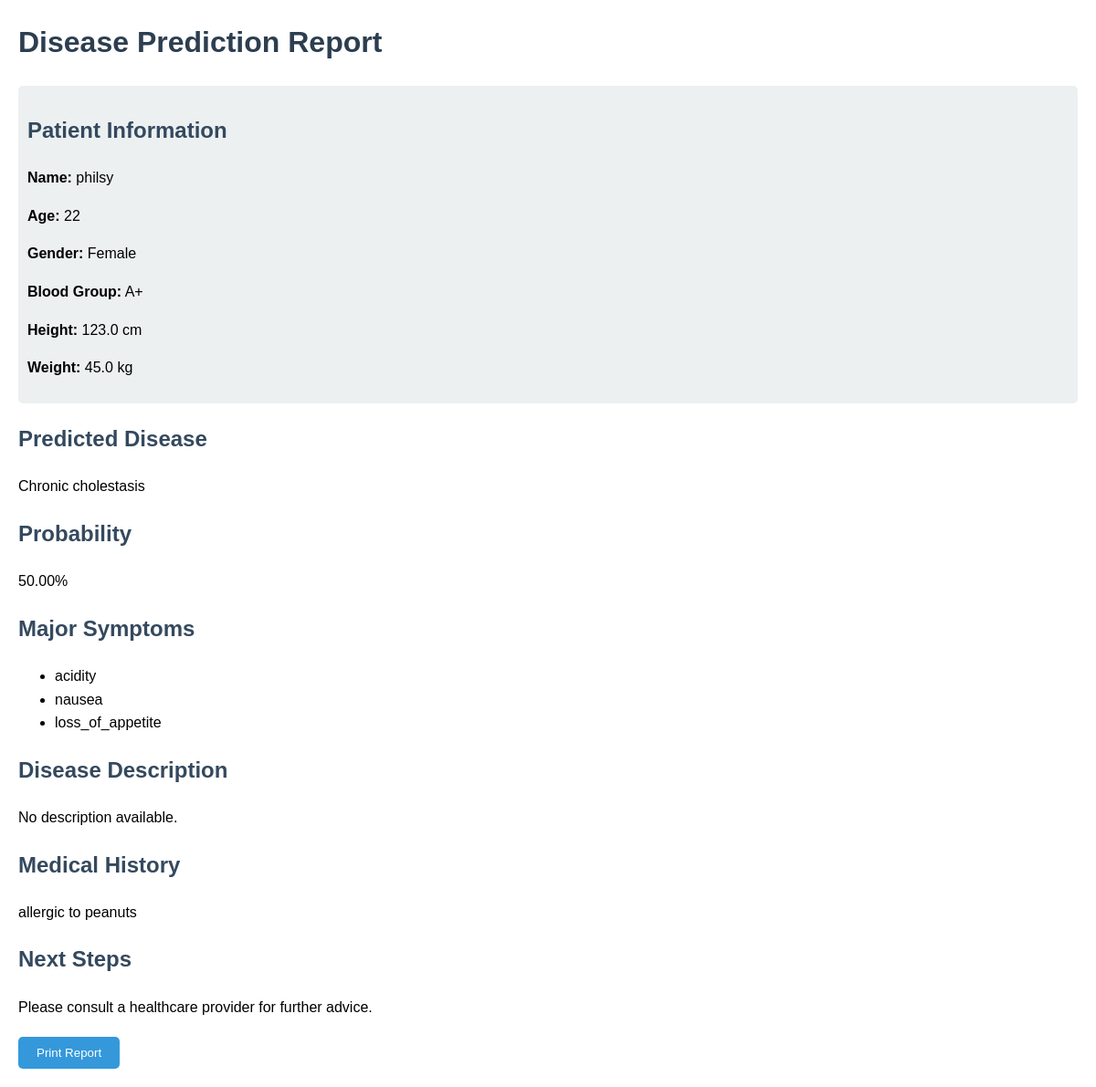
Screenshot of /report/19/ (signed in) with the database file from the repository.
### health_app/models.py (models this page shows, shortened)
class CustomUser(AbstractUser):
    email = models.EmailField(unique=True)
    age = models.IntegerField(null=True, blank=True)  # Add age field
    gender = models.CharField(
        max_length=10,
        choices=[('Male', 'Male'), ('Female', 'Female'), ('Other', 'Other')],
        null=True,
        blank=True
    )  # Add gender field

class MedicalHistory(models.Model):
    user = models.ForeignKey(settings.AUTH_USER_MODEL, on_delete=models.CASCADE)
    name = models.CharField(max_length=100)
    height = models.FloatField(default=170.0)  # You might want to use specific units, e.g., centimeters
    weight = models.FloatField(default=70.0)
    age = models.IntegerField()
    history = models.TextField()  # For medical history details
    blood_group = models.CharField(max_length=3, choices=[
        ('A+', 'A+'),
        ('A-', 'A-'),
        ('B+', 'B+'),
        ('B-', 'B-'),
        ('AB+', 'AB+'),
        ('AB-', 'AB-'),
        ('O+', 'O+'),
        ('O-', 'O-')
    ],
    default='O+'
    )

### health_app/views.py (the view)
# urls.py: path('report/<int:global_id>/', views.generate_report, name='generate_report'),# path('follow-up/<int:disease_id>/', views.follow_up_questions, name='follow_up'),
def generate_report(request, global_id):
    try:
        conversation = get_object_or_404(Conversation, global_id=global_id)
        disease = conversation.disease.strip().lower()
        logger.debug(f"Normalized Disease from conversation: '{disease}'")
        try:
            context = json.loads(conversation.context)
        except json.JSONDecodeError as json_error:
            logger.error(f"Failed to parse context for global_id {global_id}: {json_error}")
            context = {}  # Fallback to an empty context
        responses = context.get('responses', [])
        probability = context.get('probability', 0) * 100  # Default to 0 if missing
        disease_obj = Disease.objects.filter(name__iexact=disease).first()
        if not disease_obj:
            logger.warning(f"Disease '{disease}' not found in the database.")
            print(f"Disease '{disease}' not found in the database.")  # For debugging
        else:
            logger.info(f"Found disease: '{disease_obj.name}' with description.")
        disease_description = disease_obj.description if disease_obj else "No description available."
        medical_history_obj = MedicalHistory.objects.filter(user=request.user).first()
        medical_history_details = medical_history_obj.history if medical_history_obj else "No medical history available."
        user = request.user
        name = user.get_full_name() or user.username
        age = user.age
        gender = user.gender
        blood_group = medical_history_obj.blood_group if medical_history_obj else "Not provided"
        height = medical_history_obj.height if medical_history_obj else "Not provided"
        weight = medical_history_obj.weight if medical_history_obj else "Not provided"
        report_data = {
            'global_id': conversation.global_id,
            'disease': disease.capitalize(),  # Capitalize for display
            'probability': f"{probability:.2f}%",
            'symptoms': responses,
            'description': disease_description,
            'medical_history': medical_history_details,
            'next_steps': "Please consult a healthcare provider for further advice.",
            'name': name,
            'age': age,
            'gender': gender,
            'blood_group': blood_group,
            'height': height,
            'weight': weight,
        }
        return render(request, 'final_report.html', report_data)
    except Exception as e:
        logger.error(f"Error generating report for global_id {global_id}: {e}")
        return render(request, 'error.html', {'message': 'An error occurred while generating the report.'})

### health_app/templates/final_report.html (shortened to what this page needs)
<!DOCTYPE html>
<html lang="en">
<head>
</head>
<body>
    <h1>Disease Prediction Report</h1>
    <div class="section personal-info">
        <h2>Patient Information</h2>
        <p><strong>Name:</strong> {{ name }}</p>
        <p><strong>Age:</strong> {{ age }}</p>
        <p><strong>Gender:</strong> {{ gender }}</p>
        <p><strong>Blood Group:</strong> {{ blood_group }}</p>
        <p><strong>Height:</strong> {{ height }} cm</p>
        <p><strong>Weight:</strong> {{ weight }} kg</p>
    </div>
    <div class="section">
        <h2>Predicted Disease</h2>
        <p>{{ disease }}</p>
    </div>
    <div class="section">
        <h2>Probability</h2>
        <p>{{ probability }}</p>
    </div>
    <div class="section">
        <h2>Major Symptoms</h2>
        <ul>
            {% for symptom in symptoms %}
                <li>{{ symptom }}</li>
            {% empty %}
                <li>No symptoms recorded.</li>
            {% endfor %}
        </ul>
    </div>
    <div class="section">
        <h2>Disease Description</h2>
        <p>
            {% if description %}
                {{ description }}
            {% else %}
                No description available.
            {% endif %}
        </p>
    </div>
    <div class="section">
        <h2>Medical History</h2>
        <p>
            {% if medical_history %}
                {{ medical_history }}
            {% else %}
                No medical history available.
            {% endif %}
        </p>
    </div>
    <div class="section">
        <h2>Next Steps</h2>
        <p>{{ next_steps }}</p>
    </div>
    <div class="button-container">
        <button onclick="window.print()">Print Report</button>
    </div>
</body>
</html>

### health_app/templates/final_report.html (style rules this page uses)
body { font-family: Arial, sans-serif; margin: 20px; line-height: 1.6; }
h1 { color: #2c3e50; }
h2 { color: #34495e; }
.section { margin-bottom: 20px; }
.personal-info { background-color: #ecf0f1; padding: 10px; border-radius: 5px; }
.button-container { margin-top: 20px; }
button { padding: 10px 20px; background-color: #3498db; color: white; border: none; border-radius: 5px; cursor: pointer; }

### rows the page displays
CustomUser: username "philsy", gender "Female"
MedicalHistory: blood_group "A+", height "123.0", weight "45.0", history "allergic to peanuts"

### other values shown
{{ age }} "22"
{{ disease }} "Chronic cholestasis"
{{ probability }} "50.00%"
{{ symptom }} "acidity" "nausea" "loss_of_appetite"
{{ next_steps }} "Please consult a healthcare provider for further advice."
